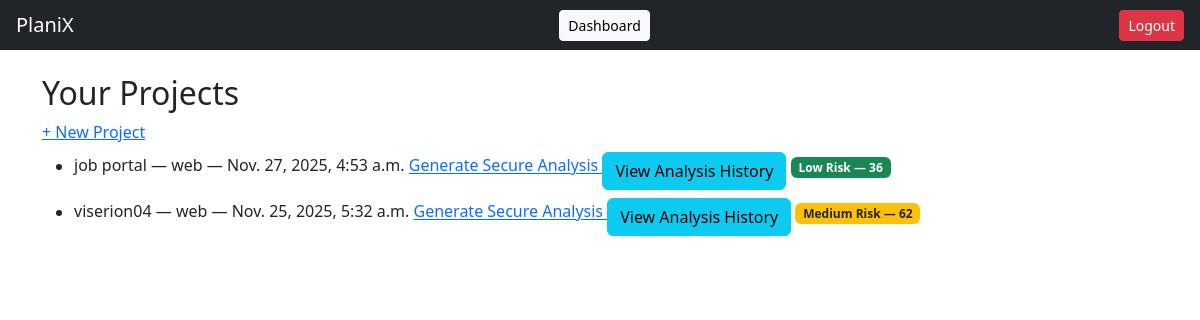
The app's page / (signed in) with its own data.
### core/models/project.py (models this page shows, shortened)
class Project(models.Model):
    PLATFORM_CHOICES = [
        ('web', 'Web Application'),
        ('mobile', 'Mobile App'),
        ('api', 'API Service'),
        ('iot', 'IoT System'),
        ('cloud', 'Cloud Infrastructure'),
        ('other', 'Other'),
    ]
    RISK_LEVEL_CHOICES = [
        ('low', 'Low Risk'),
        ('medium', 'Medium Risk'),
        ('high', 'High Risk'),
    ]
    user = models.ForeignKey(User, on_delete=models.CASCADE, related_name='projects')
    name = models.CharField(max_length=255)
    description = models.TextField()
    platform = models.CharField(max_length=50, choices=PLATFORM_CHOICES)
    tech_stack = models.CharField(max_length=255)
    scale = models.CharField(max_length=255)
    budget = models.PositiveIntegerField()
    risk_level = models.CharField(max_length=20, choices=RISK_LEVEL_CHOICES)
    created_at = models.DateTimeField(auto_now_add=True)

### core/models/project_analysis.py (models this page shows, shortened)
class ProjectAnalysis(models.Model):
    project = models.ForeignKey(Project, on_delete=models.CASCADE, related_name="analyses")
    user = models.ForeignKey(User, on_delete=models.CASCADE)
    architecture = models.TextField(blank=True)
    threat_model = models.TextField(blank=True)
    cost_estimation = models.TextField(blank=True)
    sdls_recommendations = models.TextField(blank=True)
    testing_plan = models.TextField(blank=True)
    created_at = models.DateTimeField(auto_now_add=True)
    executive_summary = models.TextField(blank=True)
    security_score = models.IntegerField(default=0)
    risk_category = models.CharField(max_length=20, default="Unknown")

### core/views/dashboard_views.py (the view)
# urls.py: path("", dashboard, name="dashboard"),
@login_required
def dashboard(request):
    projects = Project.objects.filter(user=request.user).order_by('-created_at')
    return render(request, "core/dashboard.html", {"projects": projects})

### core/templates/core/dashboard.html
{% extends 'base.html' %}
{% block content %}
<h2>Your Projects</h2>
<a href="{% url 'create_project' %}">+ New Project</a>
<ul>
    {% for project in projects %}
        <li>
             {{ project.name }} — {{ project.platform }} — {{ project.created_at }}
    <a href="{% url 'generate_analysis' project.id %}">
        Generate Secure Analysis
    </a>
    <a href="{% url 'analysis_history' project.id %}" class="btn btn-info mt-2">
        View Analysis History
    </a>
    {% if project.analyses.last %}
    {% with analysis=project.analyses.last %}
        {% if analysis.risk_category == "High Risk" %}
            <span class="badge bg-danger">High Risk — {{ analysis.security_score }}</span>
        {% elif analysis.risk_category == "Medium Risk" %}
            <span class="badge bg-warning text-dark">Medium Risk — {{ analysis.security_score }}</span>
        {% else %}
            <span class="badge bg-success">Low Risk — {{ analysis.security_score }}</span>
        {% endif %}
    {% endwith %}
    {% endif %}
        </li>
    {% empty %}
        <p>No projects yet.</p>
    {% endfor %}
</ul>
{% endblock %}

### records on screen
Project: name "job portal", platform "web", created_at "Nov. 27, 2025, 4:53 a.m.", analyses.last.security_score "36"
Project: name "viserion04", platform "web", created_at "Nov. 25, 2025, 5:32 a.m.", analyses.last.security_score "62"
